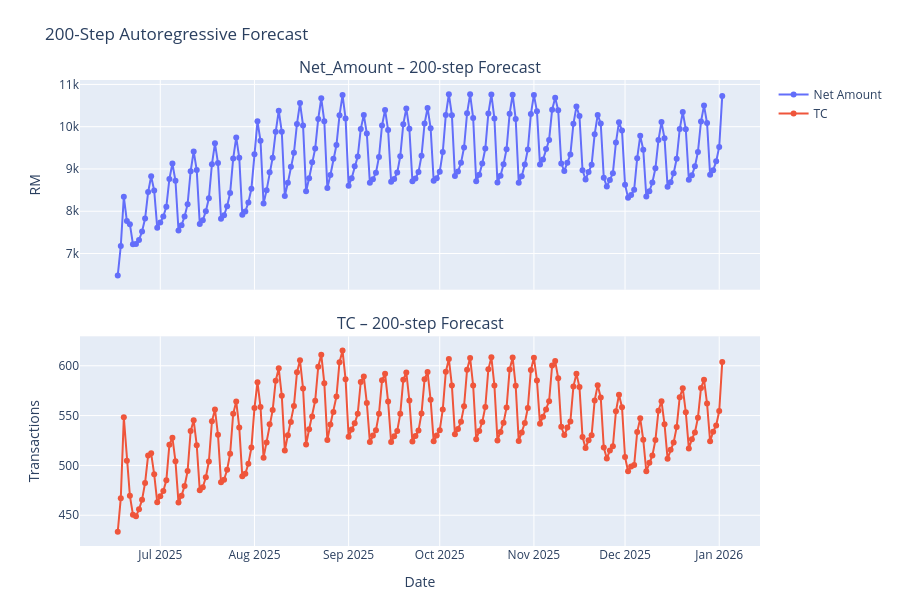

The code cell stored with this chart in its notebook:
### Code cell
# ───────────────────────────────────────────────────────────────────────────────
# 9.  200-step autoregressive forecast 
# ───────────────────────────────────────────────────────────────────────────────
import plotly.graph_objects as go
from plotly.subplots import make_subplots
from sklearn.preprocessing import LabelEncoder

# --- 9.0 Ensure your df has full-day and month columns -----------------------
df['Date']  = pd.to_datetime(df['Date'])
df['Day']   = df['Date'].dt.day_name()            # 'Monday', 'Tuesday', …
df['Month'] = df['Date'].dt.month.astype(str)     # '1' … '12'

# --- 9.0b Fit (or re-fit) your Day/Month encoders ---------------------------
encoders['Day'] = LabelEncoder().fit([
    'Monday','Tuesday','Wednesday','Thursday','Friday','Saturday','Sunday'
])
encoders['Month'] = LabelEncoder().fit([str(i) for i in range(1,13)])

# (Re-)attach the encoded columns to df
df['Day_enc']   = encoders['Day'].transform(df['Day'])
df['Month_enc'] = encoders['Month'].transform(df['Month'])

# --- 9.1 Prep the last window -----------------------------------------------
future_horizon = 200
last_date      = df['Date'].max()

tail_df   = df.sort_values('Date').tail(window).copy()
seq_num   = tail_df[time_numeric_cols].values.astype(np.float32)
seq_name  = tail_df['Name_enc'].values.astype(np.int32)
seq_day   = tail_df['Day_enc'].values.astype(np.int32)
seq_month = tail_df['Month_enc'].values.astype(np.int32)

static_vec = tail_df.iloc[-1][static_cols].values.astype(np.int32)

dates_f, net_f, tc_f = [], [], []

# --- 9.2 Autoregressive loop -----------------------------------------------
for step in range(future_horizon):
    # build one-step input dict
    sample_inputs = {
        'num_in':       seq_num[np.newaxis, ...],
        'name_seq_in':  seq_name[np.newaxis, ...],
        'day_seq_in':   seq_day[np.newaxis, ...],
        'month_seq_in': seq_month[np.newaxis, ...],
    }
    for i, (base, _) in enumerate(static_cardinalities):
        sample_inputs[f'{base}_in'] = static_vec[[i]].reshape(1,1)

    # predict & inverse-scale
    yhat_s = model.predict(sample_inputs, verbose=0)[0]
    net_s, tc_s = yhat_s
    net_v = inverse_scale([net_s], numeric_cols.index('Net_Amount'))[0]
    tc_v  = inverse_scale([tc_s],  numeric_cols.index('TC'))[0]

    # record the date + values
    curr_date = last_date + pd.Timedelta(days=step+1)
    dates_f.append(curr_date)
    net_f.append(net_v)
    tc_f.append(tc_v)

    # advance day & month encodings for the *next* step
    next_day_str   = curr_date.day_name()    # full weekday name
    next_month_str = str(curr_date.month)    # '1'–'12'

    seq_day = np.roll(seq_day, -1)
    seq_day[-1] = encoders['Day'].transform([next_day_str])[0]

    seq_month = np.roll(seq_month, -1)
    seq_month[-1] = encoders['Month'].transform([next_month_str])[0]

    # roll the numeric window
    new_row = seq_num[-1].copy()
    new_row[numeric_cols.index('Net_Amount')] = net_s
    new_row[numeric_cols.index('TC')]         = tc_s
    seq_num = np.vstack([seq_num[1:], new_row])

# --- 9.3 Build forecast DF & plot ------------------------------------------
df_forecast = pd.DataFrame({
    'Date':       dates_f,
    'Net_Amount': net_f,
    'TC':         tc_f,
})

fig = make_subplots(
    rows=2, cols=1, shared_xaxes=True,
    subplot_titles=('Net_Amount – 200-step Forecast', 'TC – 200-step Forecast'),
    vertical_spacing=0.1
)

# Net_Amount trace
fig.add_trace(
    go.Scatter(
        x=df_forecast['Date'],
        y=df_forecast['Net_Amount'],
        mode='lines+markers',
        name='Net Amount',
        hovertemplate=
            '<b>Date</b>: %{x}<br>'+
            '<b>Net Amount</b>: %{y:.2f}<extra></extra>'
    ),
    row=1, col=1
)

# TC trace
fig.add_trace(
    go.Scatter(
        x=df_forecast['Date'],
        y=df_forecast['TC'],
        mode='lines+markers',
        name='TC',
        hovertemplate=
            '<b>Date</b>: %{x}<br>'+
            '<b>Transactions</b>: %{y:.0f}<extra></extra>'
    ),
    row=2, col=1
)

# Layout tweaks
fig.update_layout(
    height=600, width=900,
    hovermode='x unified',           # vertical line at cursor
    title_text='200-Step Autoregressive Forecast',
    margin=dict(t=80, b=40)
)

# Axis labels
fig.update_xaxes(title_text='Date', row=2, col=1)
fig.update_yaxes(title_text='RM',           row=1, col=1)
fig.update_yaxes(title_text='Transactions', row=2, col=1)

fig.show()

### Figure 1 — Plotly figure (JSON) as saved in the notebook; plotly's stock layout.template omitted (floating-point values rounded to 4 significant figures; data arrays with more than 128 entries replaced by an {"elided": "..."} marker saying what was removed)
{"data": [{"hovertemplate": "<b>Date</b>: %{x}<br><b>Net Amount</b>: %{y:.2f}<extra></extra>", "mode": "lines+markers", "name": "Net Amount", "type": "scatter", "x": {"elided": "200 str values"}, "xaxis": "x", "y": {"elided": "200 float values"}, "yaxis": "y"}, {"hovertemplate": "<b>Date</b>: %{x}<br><b>Transactions</b>: %{y:.0f}<extra></extra>", "mode": "lines+markers", "name": "TC", "type": "scatter", "x": {"elided": "200 str values"}, "xaxis": "x2", "y": {"elided": "200 float values"}, "yaxis": "y2"}], "layout": {"annotations": [{"font": {"size": 16}, "showarrow": false, "text": "Net_Amount – 200-step Forecast", "x": 0.5, "xanchor": "center", "xref": "paper", "y": 1, "yanchor": "bottom", "yref": "paper"}, {"font": {"size": 16}, "showarrow": false, "text": "TC – 200-step Forecast", "x": 0.5, "xanchor": "center", "xref": "paper", "y": 0.45, "yanchor": "bottom", "yref": "paper"}], "height": 600, "hovermode": "x unified", "margin": {"b": 40, "t": 80}, "title": {"text": "200-Step Autoregressive Forecast"}, "width": 900, "xaxis": {"anchor": "y", "domain": [0, 1], "matches": "x2", "showticklabels": false}, "xaxis2": {"anchor": "y2", "domain": [0, 1], "title": {"text": "Date"}}, "yaxis": {"anchor": "x", "domain": [0.55, 1], "title": {"text": "RM"}}, "yaxis2": {"anchor": "x2", "domain": [0, 0.45], "title": {"text": "Transactions"}}}}
